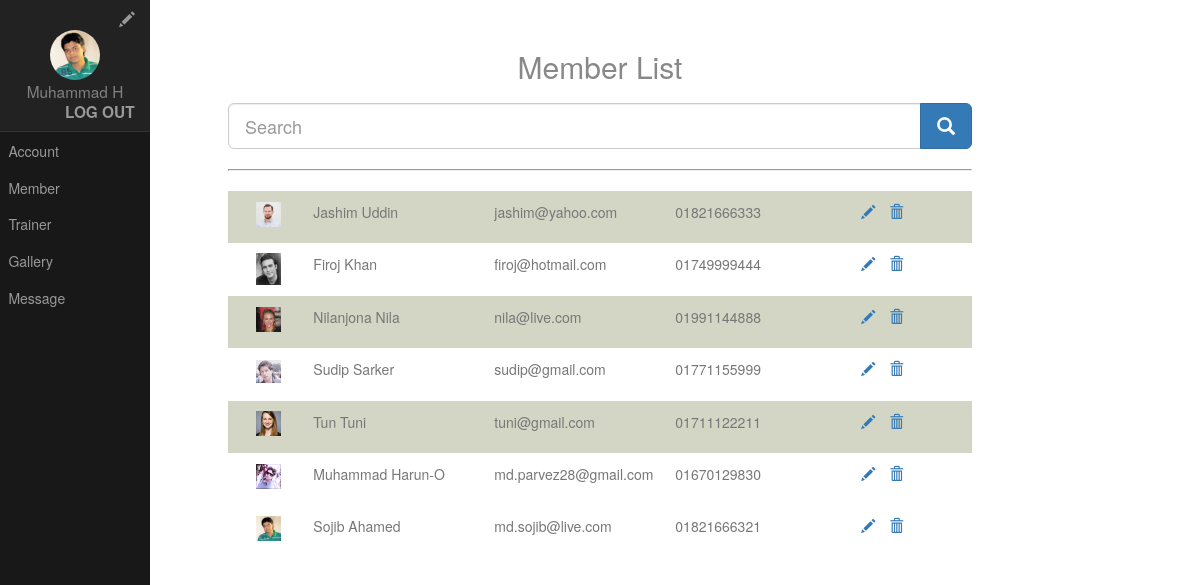
The page /admin/member_list.php (signed in) on the database as committed earlier.
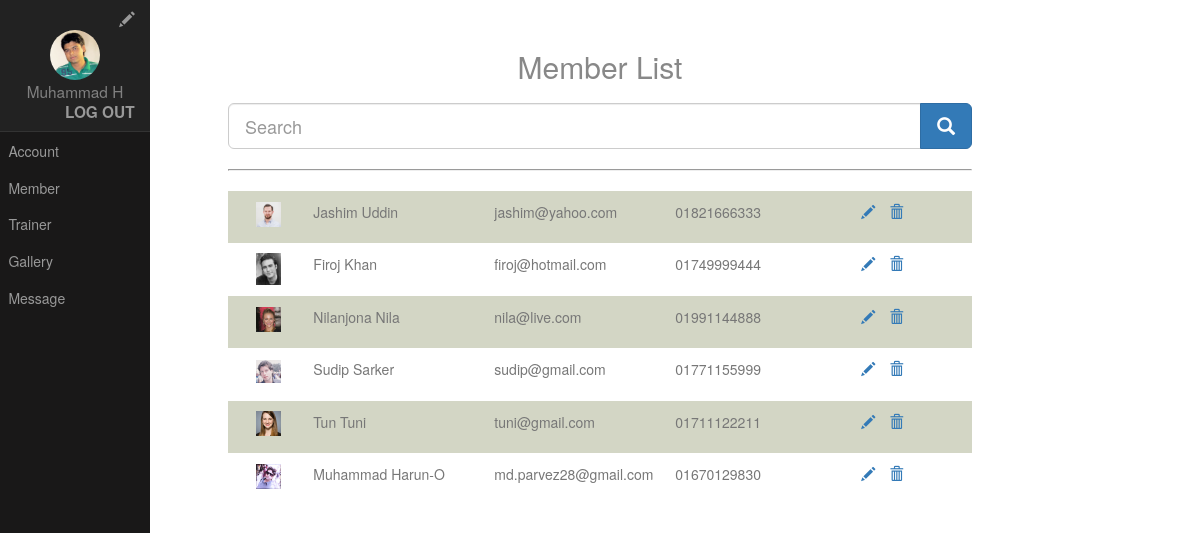
The same page on the database as committed later.
### tables this page shows
CREATE TABLE `users` (
  `id` int(32) NOT NULL,
  `email` varchar(32) NOT NULL,
  `password` varchar(100) NOT NULL
);

CREATE TABLE `users_information` (
  `email` varchar(32) NOT NULL,
  `name` varchar(32) NOT NULL,
  `contact_number` varchar(14) NOT NULL,
  `date_of_birth` date NOT NULL,
  `gender` varchar(6) NOT NULL,
  `image_name` varchar(100) NOT NULL DEFAULT 'default.png',
  `address` varchar(100) NOT NULL
);

### admin/member_list.php (called while the page is built, shortened)
<?php
include 'index.php';
?>

### php/database_services.php (called while the page is built, shortened)
<?php
class DatabaseHelper{
	function retrieveData($table_name,$email){
		$sql = "SELECT * FROM `$table_name` WHERE email = '$email'";
		$result = $GLOBALS['connection']->query($sql);
		if ($result->num_rows==1) {
			$row = $result->fetch_assoc();
			return $row;
		}else{
			return 0;
		}
	}
	function getAllData($table_name){
		$sql = "SELECT * FROM `$table_name`";
		$result = $GLOBALS['connection']->query($sql);
		return $result;
	}
}
?>

### admin/pages/member_list_page.php (the view, shortened to what this page needs)
<h2 class="content-subhead" style="text-align: center;">Member List</h2>
<form method="POST" action="">
  <div class="input-group">
    <input type="text" class="form-control input-lg" placeholder="Search">
    <div class="input-group-btn">
      <button class="btn btn-primary btn-lg" type="submit">
        <i class="glyphicon glyphicon-search"></i>
      </button>
    </div>
  </div>
</form>
<hr style="border-style: inset;border-width: 1px;">
<div>
	<div class="container-fluid">
	<?php
		$user_table = "users";
		$user_info_table = "users_information";
		$get_user_info = new DatabaseHelper();
		$result = $get_user_info->getAllData($user_table);
		$i=0;
		while($row=$result->fetch_array()){
			$single_row = $get_user_info->retrieveData($user_info_table,trim($row['email']));
			if (!empty($single_row)) {
	?>
		<div class="row" style="border: 1px;padding: 10px;<?php if($i%2==0){echo 'background-color: #D3D6C5;';}else{echo 'background-color: white;';}?>">
			<div class="col-sm-1" style="text-align: center;">
      		<img src="../images/<?php echo $single_row['image_name']?>" style="width: 25px;height: auto;">
    		</div>
    		<div class="col-sm-3">
      		<p><?php echo substr($single_row['name'],0,16);?></p>
    		</div>
    		<div class="col-sm-3">
      		<p><?php echo $single_row['email'];?></p>
    		</div>
    		<div class="col-sm-3">
      		<p><?php echo substr($single_row['contact_number'],0,16);?></p>
    		</div>
    		<div class="col-sm-2">
    		<a href="user_view_profile.php?view=<?php echo $single_row['email'];?>" style="padding: 5px"><span class="glyphicon glyphicon-pencil"></span></a>
      		<a href="?delete=<?php echo $single_row['email'];?>" style="padding: 5px"><span class="glyphicon glyphicon-trash"></span></a>
    		</div>
		</div>
		<?php
				}
				$i++;
			}
		?>
	</div>
</div>

Rows that differ between the two databases and show on the page:
removed users: users_information.image_name (picture), users_information.name "Sojib Ahamed", users_information.email "md.sojib@live.com", users_information.contact_number "01821666321"
